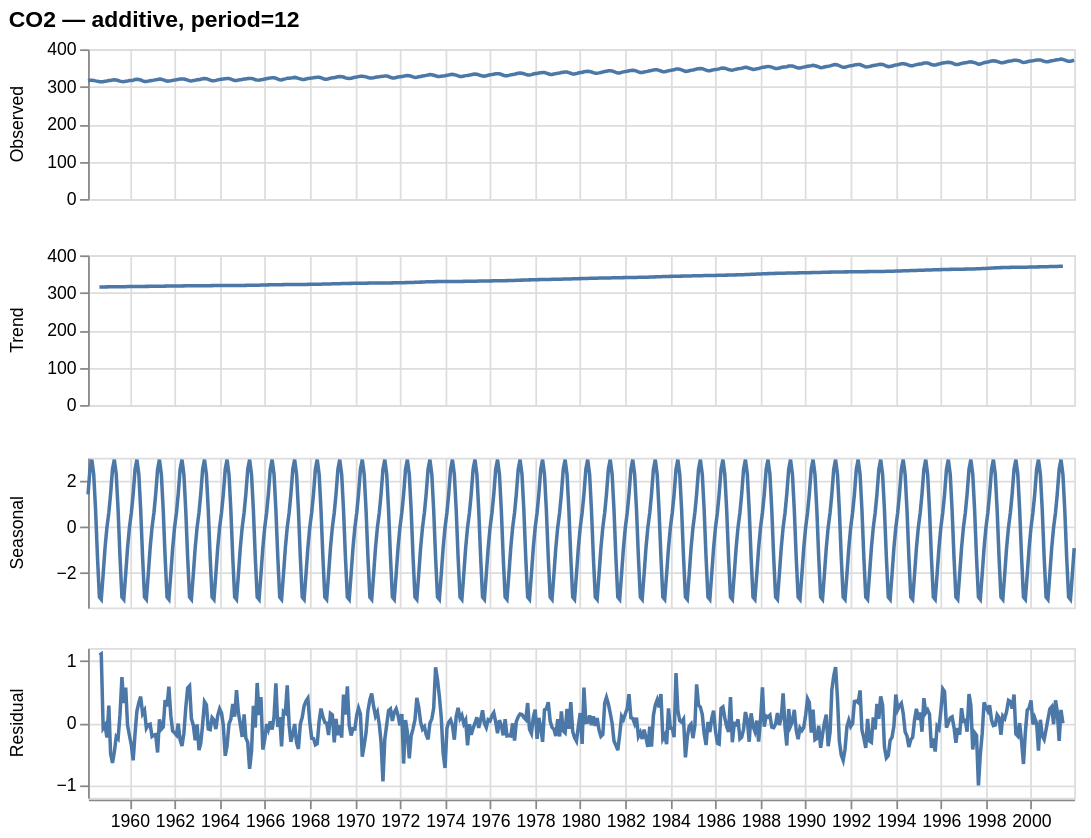

Here is the notebook cell this chart was saved with:
### Markdown cell above
### 1. See it — the Keeling curve
This is the CO2 curve from lecture, split into Observed = Trend + Seasonal + Residual (additive, 12-month cycle). The trend you couldn't read off the raw wiggle is now a clean line; the annual “breathing” is its own panel.

### Code cell
decomp_panels(decompose(SERIES['CO2 (monthly, ppm)'], method='classic', model='additive', period=12),
              'CO2 — additive, period=12')

### Figure 1 — Vega-Lite specification as saved in the notebook (floating-point values rounded to 4 significant figures; data arrays with more than 128 entries replaced by an {"elided": "..."} marker saying what was removed)
{"config": {"view": {"continuousWidth": 300, "continuousHeight": 300}}, "data": {"name": "data-038f231beec6341d95ccc04719b8e2d8"}, "facet": {"row": {"field": "component", "sort": ["Observed", "Trend", "Seasonal", "Residual"], "title": null, "type": "nominal"}}, "spec": {"mark": {"type": "line"}, "encoding": {"x": {"field": "date", "title": null, "type": "temporal"}, "y": {"field": "value", "title": null, "type": "quantitative"}}, "height": 85, "width": 560}, "resolve": {"scale": {"y": "independent"}}, "title": "CO2 — additive, period=12", "$schema": "https://vega.github.io/schema/vega-lite/v5.20.1.json", "datasets": {"data-038f231beec6341d95ccc04719b8e2d8": {"elided": "2080 records"}}}
